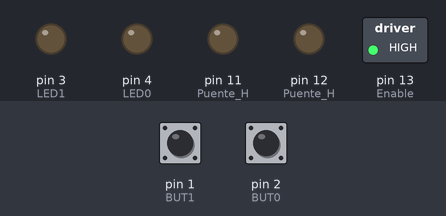
A sketch run on a simulated Arduino Uno, built with avr-gcc and run on an emulated ATmega328P. On the bench: switched loads named in the sketch (green lamp = pin HIGH), output pins drawn as LEDs (lit = HIGH). The test bench sets the inputs (shaded band); at power-on: pin 1 (BUT1) LOW, pin 2 (BUT0) LOW.

Above: at 1.2 s.
1.3 s: pin 1 (BUT1) pulled HIGH for 0.15 s
At 1.37 s:
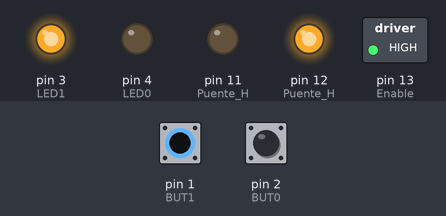
2.9 s: pin 2 (BUT0) pulled HIGH for 0.15 s
At 2.97 s:
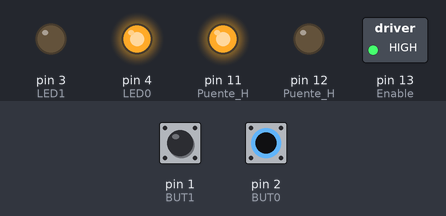
4.5 s: pin 2 (BUT0) pulled HIGH for 3.2 s
At 8.1 s:
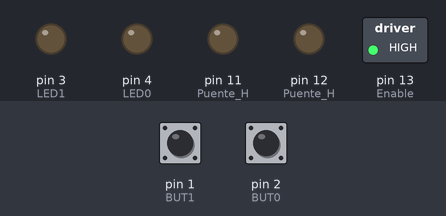
9.2 s: pin 1 (BUT1) pulled HIGH for 3.2 s
At 10.5 s:
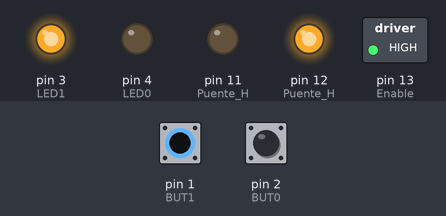
13.9 s: pin 1 (BUT1) driven HIGH and pin 2 (BUT0) driven HIGH
At 15.2 s:
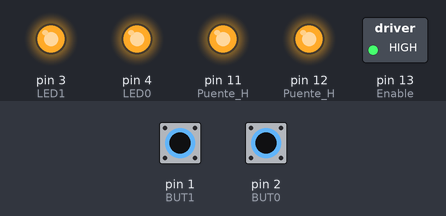
Timing chart, 0 to 16.4 s (numbered marks = the images above; inputs shaded):
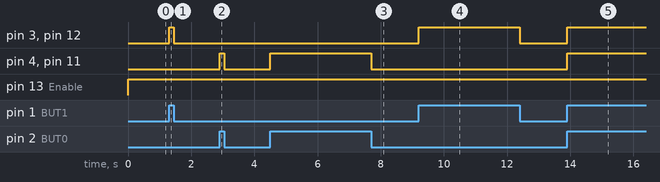

Measured:
- after the input at 1.3 s, pin 3 (LED1), pin 12 (Puente_H): LOW → HIGH at once, → LOW 0.15 s later
- after the input at 2.9 s, pin 4 (LED0), pin 11 (Puente_H): LOW → HIGH at once, → LOW 0.15 s later
- after the input at 4.5 s, pin 4 (LED0), pin 11 (Puente_H): LOW → HIGH at once, → LOW 3.2 s later
- after the input at 9.2 s, pin 3 (LED1), pin 12 (Puente_H): LOW → HIGH at once, → LOW 3.2 s later
- after the input at 13.9 s, pin 3 (LED1), pin 4 (LED0), pin 11 (Puente_H), pin 12 (Puente_H): LOW → HIGH at once

The sketch:

motorLeds.ino
```cpp
int LED0 = 4;
int LED1 = 3;
int BUT0 = 2;
int BUT1 = 1;
int val0 = 0;
int val1 = 0;
void setup()
{
  pinMode(13, OUTPUT); // Enable
  pinMode(12, OUTPUT); // Puente H
  pinMode(11, OUTPUT); // Puente H
  pinMode(LED0, OUTPUT); // LED 0
  pinMode(LED1, OUTPUT); // LED 1
  pinMode(BUT0, INPUT); // Button 0
  pinMode(BUT1, INPUT); // Button 1
}

void loop()
{
  digitalWrite(13, HIGH);
  val0 = digitalRead(BUT0);  // read input value
  if (val0 == HIGH){         // check if the input is HIGH (button released)
    digitalWrite(LED0, HIGH);// turn LED OFF
   	digitalWrite(11, HIGH);
  } else {
    digitalWrite(LED0, LOW);  // turn LED ON
    digitalWrite(11, LOW);
  }
  val1 = digitalRead(BUT1);
  if (val1 == HIGH){         // check if the input is HIGH (button released)
    digitalWrite(LED1, HIGH);// turn LED OFF
    digitalWrite(12, HIGH);
  } else {
    digitalWrite(LED1, LOW);  // turn LED ON
    digitalWrite(12, LOW);
  }


}
```
